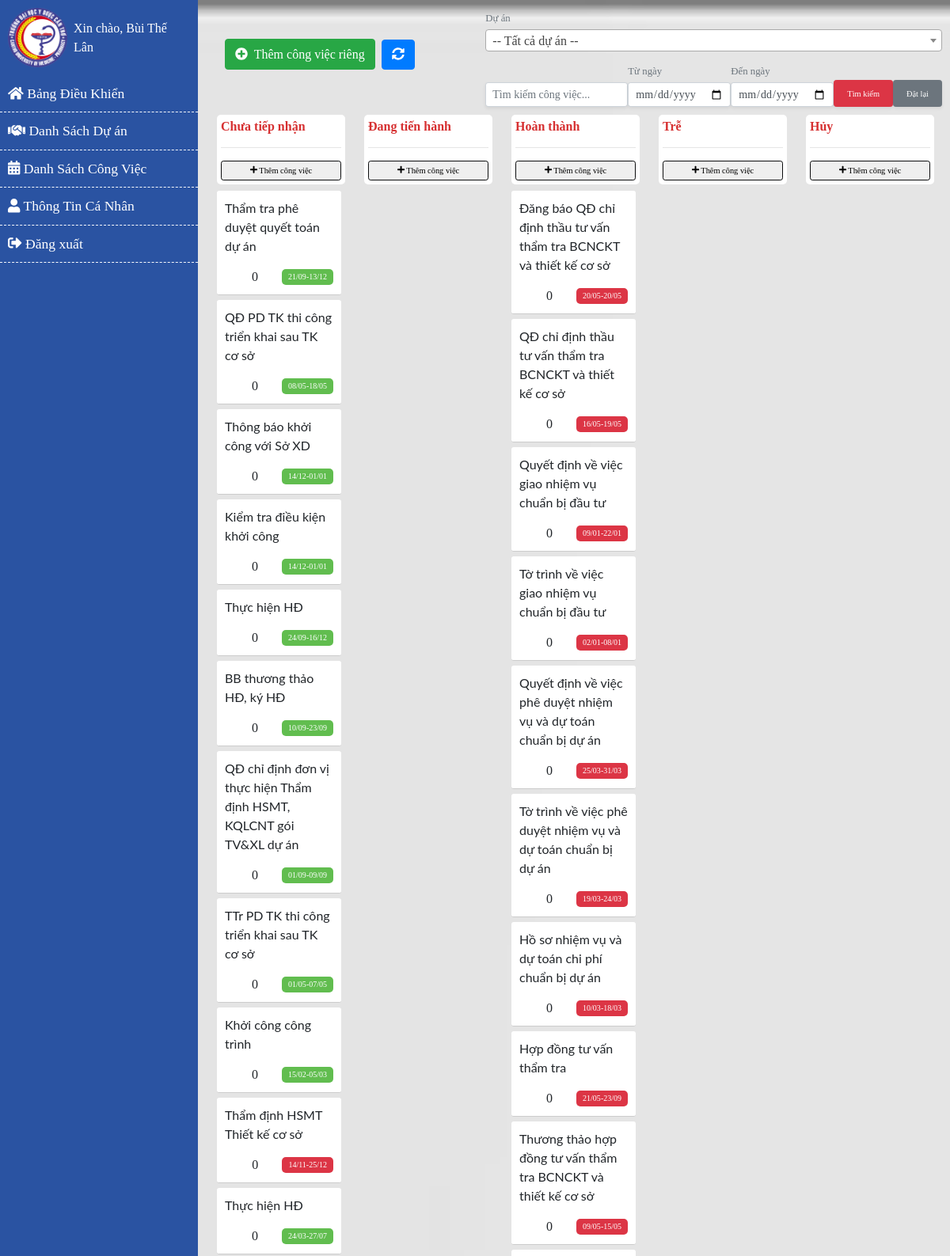
/capquanly/danhsachcvtv.php (signed in, upper part), run on the app's committed database.
### tables this page shows
CREATE TABLE `danhsachcongviec` (
  `DSCV_MA` varchar(50) NOT NULL,
  `DSCV_TEN` varchar(255) DEFAULT NULL,
  `DSCV_TIENQUYET` varchar(50) DEFAULT NULL,
  `DSCV_MOTA` longtext,
  `PH_MA` int DEFAULT NULL,
  `DSCV_NGAYBATDAU` date DEFAULT NULL,
  `DSCV_NGAYKETTHUC` date DEFAULT NULL,
  `DSCV_NGAYHOANTHANH` datetime DEFAULT NULL,
  `DSCV_NGAYKETTHUC_TRANGTHAI` int DEFAULT NULL,
  `DSCV_NGAYKETTHUC_TV` date DEFAULT NULL,
  `DSCV_TRANGTHAI` int DEFAULT NULL,
  `DSCV_trangthaiHD` int NOT NULL DEFAULT '1',
  `DSCV_YEUCAUGIAINGAN` tinyint(1) NOT NULL DEFAULT '0',
  `DSCV_GIATRIGIAINGAN` bigint UNSIGNED DEFAULT '0',
  `DSCV_TRANGTHAIGIAINGAN` tinyint(1) NOT NULL DEFAULT '0',
  `DA_MA` varchar(50) DEFAULT NULL,
  `TV_MA` varchar(255) DEFAULT NULL,
  `PB_MA` varchar(50) DEFAULT NULL,
  `PARENT_ID` varchar(255) DEFAULT NULL,
  `TIEN_DO` int NOT NULL DEFAULT '0',
  `FILE` varchar(255) DEFAULT NULL,
  `DSCV_NGAYTIEPNHAN` date DEFAULT NULL
);

### capquanly/ajax_work_tv/jobs.php (the view, shortened to what this page needs)
<div class="jobs-list-wrapper">
    <div class="jobs-list">
    <h2 class="jobs-list-heading">Chưa tiếp nhận
            <hr>
        <button data-status="5" class="btn btn-block btn-sm btn-default btn-flat border-primary btnInsert"><i class="fa fa-plus"></i> Thêm công việc</button>
        </h2>
        <div class="jobs-list-body" id="new-jobs">
            <ul id="new-jobs-list">
                <?php if (!empty($projectsStart)): ?>
                    <?php foreach ($projectsStart as $item): ?>
                        <li data-id="<?php echo $item['DSCV_MA']; ?>">
                            <div class="job-block" >
                                <div class="job-name-block">
                                    <div class="job-name"><?php echo $item['DSCV_TEN']; ?></div>
                                </div>
                                <?php
                                $id = $item['DSCV_MA'];
                                $sql = "SELECT COUNT(c.ID) as total FROM binhluan_cv c WHERE DSCV_MA = '$id'  ";
                                $result = mysqli_query($conn, $sql);
                                $comment = mysqli_fetch_assoc($result);
                                ?>
                                <div class="job-info-block">
                                    <div class="viewDetail2" data-id="<?php echo $item['DSCV_MA']; ?>"><i class="far fa-comment"></i>&nbsp;<?php echo $comment['total']; ?></div>
                                    <div title="<?php echo($item['DSCV_NGAYKETTHUC'] < date('Y-m-d')) ? 'Thẻ đã hết hạn' : 'Ngày bắt đầu';  ?>" class="job-date <?php echo ($item['DSCV_NGAYKETTHUC'] < date('Y-m-d')) ? 'bg-danger' : '';  ?>"><?php echo date('d/m', strtotime($item['DSCV_NGAYBATDAU'])); ?>-<?php echo date('d/m', strtotime($item['DSCV_NGAYKETTHUC'])); ?></div>
                                </div>
                            </div>
                        </li>
                    <?php endforeach; ?>
                <?php endif; ?>
            </ul>
        </div>
        <div class="jobs-list-footer"></div>
    </div>
    <div class="jobs-list">
        <h2 class="jobs-list-heading">Đang tiến hành
            <hr>
        <button data-status="1" class="btn btn-block btn-sm btn-default btn-flat border-primary btnInsert"><i class="fa fa-plus"></i> Thêm công việc</button>
        </h2>
        <div class="jobs-list-body" id="in-progress">
            <ul id="in-progress-list">
            </ul>
        </div>
        <div class="jobs-list-footer"></div>
    </div>
    <div class="jobs-list">
        <h2 class="jobs-list-heading">Hoàn thành
            <hr>
        <button data-status="2" class="btn btn-block btn-sm btn-default btn-flat border-primary btnInsert"><i class="fa fa-plus"></i> Thêm công việc</button>
        </h2>
        <div class="jobs-list-body" id="complete">
            <ul id="complete-jobs-list">
                <?php if (!empty($projectsFinish)): ?>
                    <?php foreach ($projectsFinish as $item): ?>
                        <li data-id="<?php echo $item['DSCV_MA']; ?>">
                            <div class="job-block" >
                                <div class="job-name-block">
                                    <div class="job-name"><?php echo $item['DSCV_TEN']; ?></div>
                                </div>
                                <?php
                                $id = $item['DSCV_MA'];
                                $sql = "SELECT COUNT(c.ID) as total FROM binhluan_cv c WHERE DSCV_MA = '$id'  ";
                                $result = mysqli_query($conn, $sql);
                                $comment = mysqli_fetch_assoc($result);
                                ?>
                                <div class="job-info-block">
                                    <div class="viewDetail2" data-id="<?php echo $item['DSCV_MA']; ?>"><i class="far fa-comment"></i>&nbsp;<?php echo $comment['total']; ?></div>
                                    <div title="<?php echo($item['DSCV_NGAYKETTHUC'] < date('Y-m-d')) ? 'Thẻ đã hết hạn' : 'Ngày bắt đầu';  ?>" class="job-date <?php echo ($item['DSCV_NGAYKETTHUC'] < date('Y-m-d')) ? 'bg-danger' : '';  ?>"><?php echo date('d/m', strtotime($item['DSCV_NGAYBATDAU'])); ?>-<?php echo date('d/m', strtotime($item['DSCV_NGAYKETTHUC'])); ?></div>
                                </div>
                            </div>
                        </li>
                    <?php endforeach; ?>
                <?php endif; ?>
            </ul>
        </div>
        <div class="jobs-list-footer"></div>
    </div>
    <div class="jobs-list">
        <h2 class="jobs-list-heading">Trễ
            <hr>
        <button data-status="3" class="btn btn-block btn-sm btn-default btn-flat border-primary btnInsert"><i class="fa fa-plus"></i> Thêm công việc</button>
        </h2>
        <div class="jobs-list-body" id="waiting">
            <ul id="waiting-jobs-list">
            </ul>
        </div>
        <div class="jobs-list-footer"></div>
    </div>
    <div class="jobs-list">
        <h2 class="jobs-list-heading">Hủy
            <hr>
        <button data-status="4" class="btn btn-block btn-sm btn-default btn-flat border-primary btnInsert"><i class="fa fa-plus"></i> Thêm công việc</button>
        </h2>
        <div class="jobs-list-body" id="rework">
            <ul id="rework-jobs-list">
            </ul>
        </div>
        <div class="jobs-list-footer"></div>
    </div>
</div>

### style/style_DAL.css (style rules this page uses)
body { font-family: 'NotoFont'; background: #fafafa; }

### capquanly/css/style.css (style rules this page uses)
ul { list-style-type: none; padding: 0; margin: 0; height: 100%; }
.border-primary { border-color: #0c0d0e !important; }
.btn-sm { font-size: .65rem !important; }
.jobs-list-wrapper { margin-top: 5px; display: flex; flex-direction: row; flex-wrap: nowrap; justify-content: space-between; align-items: stretch; align-content: stretch; height: 80vh !important; overflow-x: auto; }
.jobs-list { width: 270px; padding: 5px; margin: 0 5px 30px 0px; height: 100%; display: inline-block; vertical-align: top; white-space: nowrap; border-radius: 5px; }
h2.jobs-list-heading { font-size: 16px; font-weight: bold; margin-left: 9px; color: #d63031; background: white; border-radius: 5px; padding: 5px; }
.jobs-list-body { height: 400px; margin-right: 5px; margin-left: 9px; overflow: visible; }
.jobs-list-footer { height: 50px; }
.job-block { background-color: #fff; border-bottom: 1px solid #ccc; border-radius: 3px; cursor: pointer; display: block; margin-bottom: 6px; width: 100%; max-width: 300px; min-height: 20px; position: relative; text-decoration: none; padding: 10px; }
.job-name { font-family: "Lato"; width: 100%; white-space: normal; word-break: break-word; overflow-wrap: break-word; }
.job-info-block { margin-top: 10px; display: flex; flex-direction: row; flex-wrap: wrap; justify-content: space-between; align-items: center; align-content: center; }
.job-name-block { display: flex; flex-direction: row; flex-wrap: wrap; justify-content: space-between; align-items: center; align-content: center; margin-bottom: 15px; }
.job-date { font-size: 10px; padding: 2px 8px 3px 8px; background-color: #61bd4f; color: #fff; display: inline-block; border-radius: 5px; }

### capquanly/danhsachcvtv.php (style rules this page uses)
body { padding: 20px; }

### capquanly/ajax_work_tv/jobs.php (style rules this page uses)
.job-name { word-wrap: break-word; white-space: normal; max-width: 200px; }

### data on the page
danhsachcongviec: DSCV_TEN "Thẩm tra phê duyệt quyết toán dự án", total "0", DSCV_NGAYBATDAU "21/09", DSCV_NGAYKETTHUC "13/12"
danhsachcongviec: DSCV_TEN "QĐ PD TK thi công triển khai sau TK cơ sở", total "0", DSCV_NGAYBATDAU "08/05", DSCV_NGAYKETTHUC "18/05"
danhsachcongviec: DSCV_TEN "Thông báo khởi công với Sở XD", total "0", DSCV_NGAYBATDAU "14/12", DSCV_NGAYKETTHUC "01/01"
danhsachcongviec: DSCV_TEN "Kiểm tra điều kiện khởi công", total "0", DSCV_NGAYBATDAU "14/12", DSCV_NGAYKETTHUC "01/01"
danhsachcongviec: DSCV_TEN "Thực hiện HĐ", total "0", DSCV_NGAYBATDAU "24/09", DSCV_NGAYKETTHUC "16/12"
danhsachcongviec: DSCV_TEN "BB thương thảo HĐ, ký HĐ", total "0", DSCV_NGAYBATDAU "10/09", DSCV_NGAYKETTHUC "23/09"
danhsachcongviec: DSCV_TEN "QĐ chỉ định đơn vị thực hiện Thẩm định HSMT, KQLCNT gói TV&XL dự án", total "0", DSCV_NGAYBATDAU "01/09", DSCV_NGAYKETTHUC "09/09"
danhsachcongviec: DSCV_TEN "TTr PD TK thi công triển khai sau TK cơ sở", total "0", DSCV_NGAYBATDAU "01/05", DSCV_NGAYKETTHUC "07/05"
danhsachcongviec: DSCV_TEN "Khởi công công trình", total "0", DSCV_NGAYBATDAU "15/02", DSCV_NGAYKETTHUC "05/03"
danhsachcongviec: DSCV_TEN "Thẩm định HSMT Thiết kế cơ sở", total "0", DSCV_NGAYBATDAU "14/11", DSCV_NGAYKETTHUC "25/12"
danhsachcongviec: DSCV_TEN "Thực hiện HĐ", total "0", DSCV_NGAYBATDAU "24/03", DSCV_NGAYKETTHUC "27/07"
danhsachcongviec: DSCV_TEN "Đăng báo QĐ chỉ định thầu tư vấn thẩm tra BCNCKT và thiết kế cơ sở", total "0", DSCV_NGAYBATDAU "20/05", DSCV_NGAYKETTHUC "20/05"
danhsachcongviec: DSCV_TEN "QĐ chỉ định thầu tư vấn thẩm tra BCNCKT và thiết kế cơ sở", total "0", DSCV_NGAYBATDAU "16/05", DSCV_NGAYKETTHUC "19/05"
danhsachcongviec: DSCV_TEN "Quyết định về việc giao nhiệm vụ chuẩn bị đầu tư", total "0", DSCV_NGAYBATDAU "09/01", DSCV_NGAYKETTHUC "22/01"
danhsachcongviec: DSCV_TEN "Tờ trình về việc giao nhiệm vụ chuẩn bị đầu tư", total "0", DSCV_NGAYBATDAU "02/01", DSCV_NGAYKETTHUC "08/01"
danhsachcongviec: DSCV_TEN "Quyết định về việc phê duyệt nhiệm vụ và dự toán chuẩn bị dự án", total "0", DSCV_NGAYBATDAU "25/03", DSCV_NGAYKETTHUC "31/03"
danhsachcongviec: DSCV_TEN "Tờ trình về việc phê duyệt nhiệm vụ và dự toán chuẩn bị dự án", total "0", DSCV_NGAYBATDAU "19/03", DSCV_NGAYKETTHUC "24/03"
danhsachcongviec: DSCV_TEN "Hồ sơ nhiệm vụ và dự toán chi phí chuẩn bị dự án", total "0", DSCV_NGAYBATDAU "10/03", DSCV_NGAYKETTHUC "18/03"
danhsachcongviec: DSCV_TEN "Hợp đồng tư vấn thẩm tra", total "0", DSCV_NGAYBATDAU "21/05", DSCV_NGAYKETTHUC "23/09"
danhsachcongviec: DSCV_TEN "Thương thảo hợp đồng tư vấn thẩm tra BCNCKT và thiết kế cơ sở", total "0", DSCV_NGAYBATDAU "09/05", DSCV_NGAYKETTHUC "15/05"

### other printed values
$_SESSION['username'] "Bùi Thế Lân"
